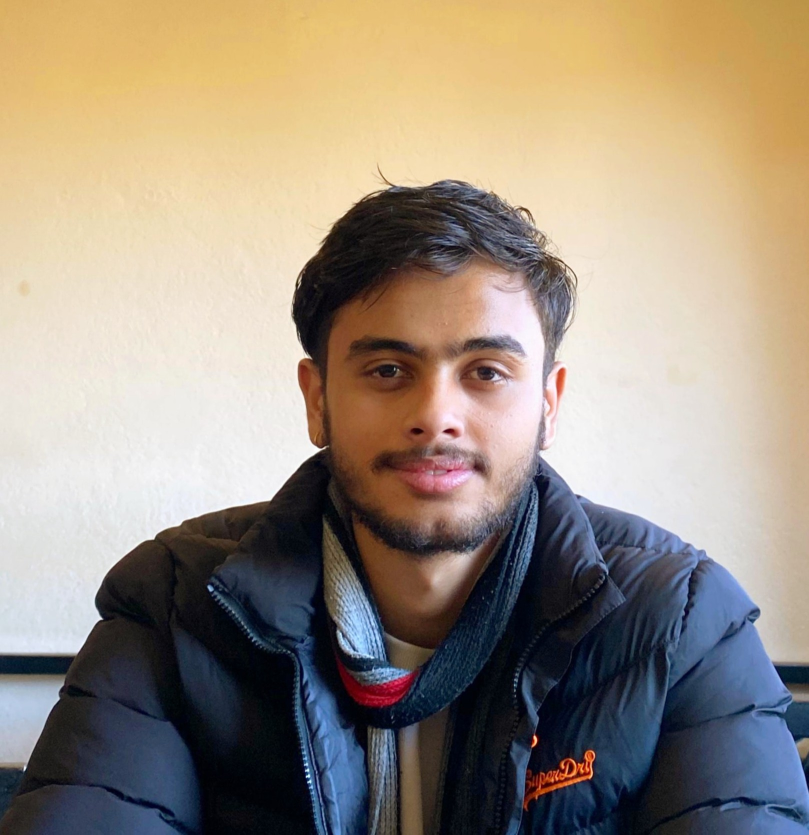
#> input picture semester-5/ip/codes/img/samir.jpg, 1617 x 1669 px (shown at 1/2 size)
$ jupyter execute 1_negative_image.ipynb
#> lines starting #> are read from the running program, lines starting #| are printed output that depends on the picture
<a href="https://colab.research.google.com/github/gunjanak/Digital_Image_processing/blob/main/1_negative_image.ipynb" target="_parent"></a>

***Negative Images***

Negative images are useful for enhancing white or grey detail embedded in dark regions

S = max_intensity - r

[cell 1]
#import libraries
import numpy as np
from PIL import Image
import matplotlib.pyplot as plt

[cell 2]
def Negative_Image(image):
  image = image.resize((400,400), Image.Resampling.LANCZOS)
  # convert to numpy array
  numpy_image = np.array(image)

  row = numpy_image.shape[0]
  column = numpy_image.shape[1]

  new_array = np.zeros(shape=(row,column))

  for i in range(row):
    for j in range(column):
      new_array[i][j] = 255 - numpy_image[i][j]

  negative_image = Image.fromarray(new_array)
  negative_image = negative_image.convert("L")

  return negative_image

[cell 3]
# reading image and converting to gray scale
image = Image.open('img/samir.jpg').convert('L')
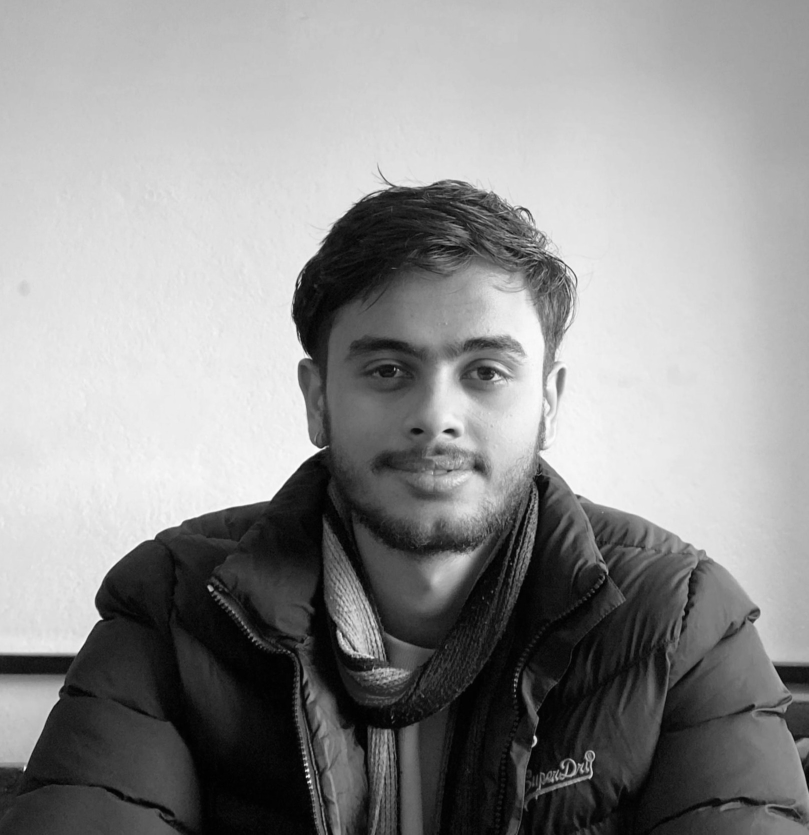
#> image: PIL image 1617x1669 L (shown at 1/2 size); min 0, max 255, mean 144.2
# calling negative function
negative_image = Negative_Image(image)
#> in Negative_Image, `image = image.resize((400,400), Image.Resampling.LANCZOS)`:
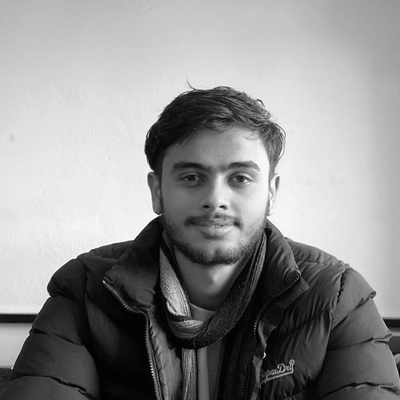
#> image: PIL image 400x400 L; min 0, max 255, mean 144.2
#> after the loop in Negative_Image, `for i in range(row):`:
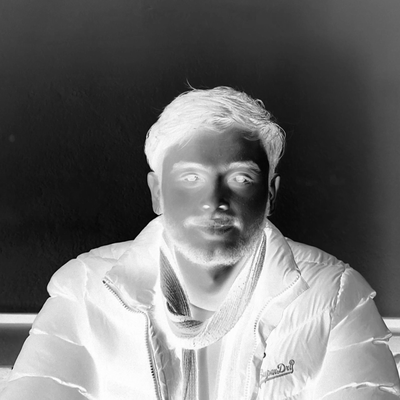
#> new_array: shape (400, 400) float64; min 0, max 255, mean 110.8

#displaying the images
fig = plt.figure()
fig.set_figheight(20)
fig.set_figwidth(20)

fig.add_subplot(1,2,1)
plt.imshow(image, cmap='gray')
plt.title('original image')

fig.add_subplot(1,2,2)
plt.imshow(negative_image, cmap='gray')
plt.title('Negative image')
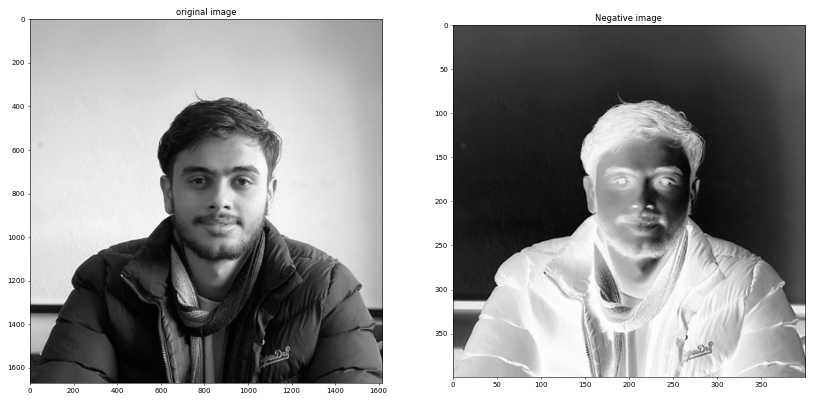
#> figure drawn by matplotlib, 2 panels
